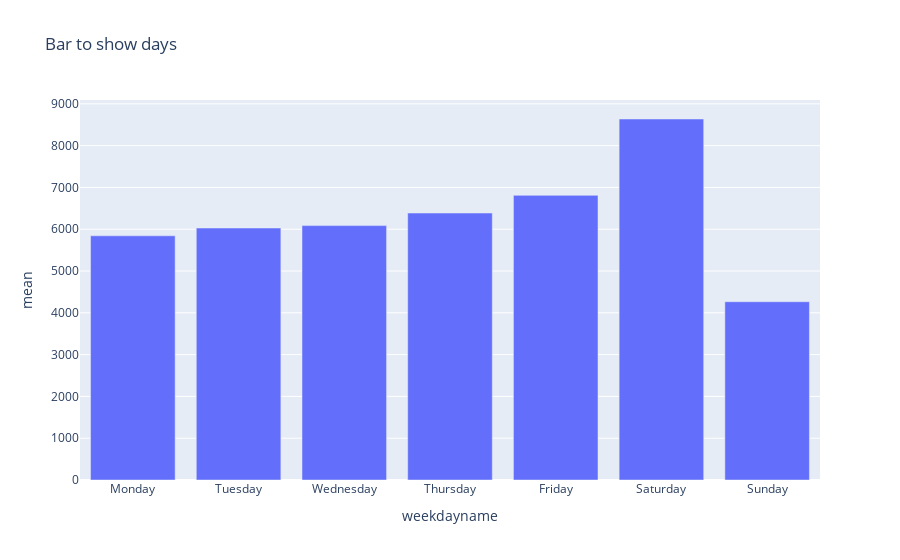

Notebook cell for this chart:
### Code cell
#Initialise a dictionary mapping the intervals, date format codes and resampling frequencies for us in functions and loops.

fig = px.bar(create_sum_df(footfalldf)['day'],
              title="Bar to show days",
             y='mean')

fig.show()

### Figure 1 — Plotly figure (JSON) as saved in the notebook; plotly's stock layout.template omitted (floating-point values rounded to 4 significant figures)
{"data": [{"alignmentgroup": "True", "hovertemplate": "weekdayname=%{x}<br>mean=%{y}<extra></extra>", "legendgroup": "", "marker": {"color": "#636efa"}, "name": "", "offsetgroup": "", "orientation": "v", "showlegend": false, "textposition": "auto", "type": "bar", "x": ["Monday", "Tuesday", "Wednesday", "Thursday", "Friday", "Saturday", "Sunday"], "xaxis": "x", "y": [5843.0, 6029.0, 6086.0, 6387.0, 6810.0, 8638.0, 4265.0], "yaxis": "y"}], "layout": {"barmode": "relative", "legend": {"tracegroupgap": 0}, "title": {"text": "Bar to show days"}, "xaxis": {"anchor": "y", "domain": [0, 1], "title": {"text": "weekdayname"}}, "yaxis": {"anchor": "x", "domain": [0, 1], "title": {"text": "mean"}}}}
